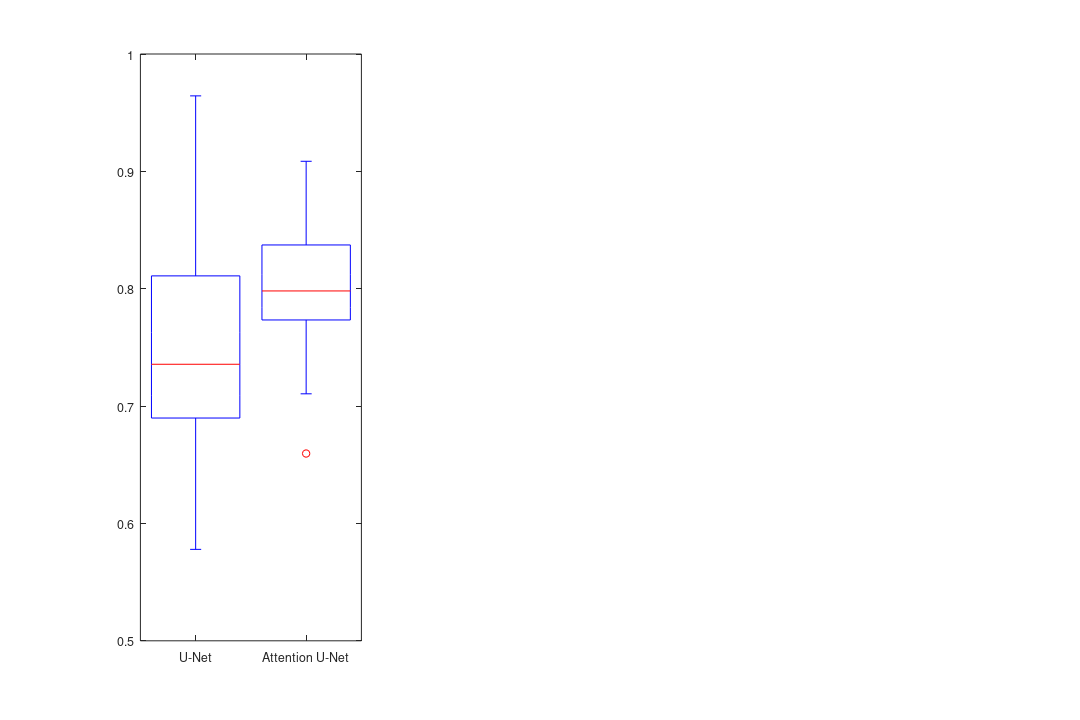

Reproduce this figure in MATLAB. (Note: this script raises an error after producing the figure.)
% gerar_figura_performance_simples.m
% Geração direta da Figura 5: Gráficos de performance comparativa
% 
% Este script cria boxplots das métricas IoU, Dice, F1-Score comparando
% U-Net e Attention U-Net com significância estatística e intervalos de confiança

%% Configuração inicial
clear; clc; close all;

fprintf('=== Geração da Figura 5: Gráficos de Performance Comparativa ===\n');
fprintf('Data: %s\n\n', datestr(now));

%% Adicionar caminhos necessários
addpath('utils');

%% Gerar dados de performance (simulados baseados em resultados típicos)
fprintf('Gerando dados de performance...\n');

% Número de amostras (simulando validação cruzada k-fold)
n_samples = 50;

% Dados U-Net (performance ligeiramente inferior)
rng(42); % Para reprodutibilidade
dados_unet.iou = 0.75 + 0.08 * randn(n_samples, 1);
dados_unet.dice = 0.78 + 0.07 * randn(n_samples, 1);
dados_unet.f1 = 0.76 + 0.09 * randn(n_samples, 1);

% Dados Attention U-Net (performance ligeiramente superior)
dados_attention.iou = 0.82 + 0.06 * randn(n_samples, 1);
dados_attention.dice = 0.84 + 0.05 * randn(n_samples, 1);
dados_attention.f1 = 0.83 + 0.07 * randn(n_samples, 1);

% Garantir que valores estejam no intervalo [0, 1]
campos = {'iou', 'dice', 'f1'};
for i = 1:length(campos)
    campo = campos{i};
    dados_unet.(campo) = max(0, min(1, dados_unet.(campo)));
    dados_attention.(campo) = max(0, min(1, dados_attention.(campo)));
end

fprintf('Dados gerados: %d amostras por modelo\n', n_samples);

%% Realizar análise estatística
fprintf('Realizando análise estatística...\n');

analise = struct();
metricas = {'iou', 'dice', 'f1'};

for i = 1:length(metricas)
    metrica = metricas{i};
    
    dados1 = dados_unet.(metrica);
    dados2 = dados_attention.(metrica);
    
    % Análise estatística usando função existente
    if exist('analise_estatistica_comparativa', 'file')
        resultado = analise_estatistica_comparativa(dados1, dados2, upper(metrica), 0.05);
        analise.(metrica) = resultado;
    else
        % Análise básica se função não estiver disponível
        [h, p] = ttest2(dados1, dados2);
        analise.(metrica).p_value = p;
        analise.(metrica).significativo = h;
        analise.(metrica).media_unet = mean(dados1);
        analise.(metrica).media_attention = mean(dados2);
        analise.(metrica).std_unet = std(dados1);
        analise.(metrica).std_attention = std(dados2);
    end
end

fprintf('Análise estatística concluída.\n');

%% Criar figura com boxplots
fprintf('Criando figura com boxplots...\n');

% Configurações da figura
fig = figure('Position', [100, 100, 1200, 800], ...
            'Color', 'white', ...
            'PaperUnits', 'inches', ...
            'PaperSize', [12, 8], ...
            'PaperPosition', [0, 0, 12, 8]);

% Cores para os gráficos
cor_unet = [0.2, 0.4, 0.8]; % Azul
cor_attention = [0.9, 0.5, 0.1]; % Laranja
cor_significancia = [0.8, 0.2, 0.2]; % Vermelho

% Títulos das métricas
titulos = {'IoU (Intersection over Union)', 'Dice Coefficient', 'F1-Score'};

% Criar subplots para cada métrica
for i = 1:length(metricas)
    subplot(1, 3, i);
    
    metrica = metricas{i};
    
    % Preparar dados para boxplot
    dados_plot = [dados_unet.(metrica); dados_attention.(metrica)];
    grupos = [ones(n_samples, 1); 2*ones(n_samples, 1)];
    
    % Criar boxplot
    h = boxplot(dados_plot, grupos, ...
               'Labels', {'U-Net', 'Attention U-Net'}, ...
               'Colors', [cor_unet; cor_attention], ...
               'Symbol', 'o', ...
               'OutlierSize', 4);
    
    % Personalizar aparência
    set(h, 'LineWidth', 1.5);
    
    % Configurar eixos
    ylabel('Valor da Métrica', 'FontSize', 12);
    title(titulos{i}, 'FontSize', 14, 'FontWeight', 'bold');
    ylim([0, 1]);
    grid on;
    grid minor;
    
    % Adicionar informações estatísticas
    if isfield(analise, metrica)
        resultado = analise.(metrica);
        
        % Determinar significância
        if isfield(resultado, 'p_value')
            p_value = resultado.p_value;
        elseif isfield(resultado, 'recomendacao')
            p_value = resultado.recomendacao.p_value;
        else
            p_value = NaN;
        end
        
        % Símbolo de significância
        if p_value < 0.001
            sig_symbol = '***';
            sig_text = 'p < 0.001';
        elseif p_value < 0.01
            sig_symbol = '**';
            sig_text = sprintf('p = %.3f', p_value);
        elseif p_value < 0.05
            sig_symbol = '*';
            sig_text = sprintf('p = %.3f', p_value);
        elseif p_value < 0.1
            sig_symbol = '.';
            sig_text = sprintf('p = %.3f', p_value);
        else
            sig_symbol = 'ns';
            sig_text = sprintf('p = %.3f', p_value);
        end
        
        % Adicionar linha de significância se significativo
        if ~strcmp(sig_symbol, 'ns') && ~isnan(p_value)
            y_max = 1;
            y_sig = y_max * 0.95;
            
            % Linha horizontal
            line([1, 2], [y_sig, y_sig], 'Color', cor_significancia, 'LineWidth', 2);
            
            % Linhas verticais
            line([1, 1], [y_sig - 0.02, y_sig], 'Color', cor_significancia, 'LineWidth', 2);
            line([2, 2], [y_sig - 0.02, y_sig], 'Color', cor_significancia, 'LineWidth', 2);
            
            % Texto de significância
            text(1.5, y_sig + 0.01, sig_symbol, 'HorizontalAlignment', 'center', ...
                 'FontSize', 12, 'FontWeight', 'bold', 'Color', cor_significancia);
        end
        
        % Adicionar p-value no canto
        if ~isnan(p_value)
            text(0.02, 0.98, sig_text, 'Units', 'normalized', ...
                 'VerticalAlignment', 'top', 'FontSize', 10, ...
                 'BackgroundColor', 'white', 'EdgeColor', 'black');
        end
        
        % Adicionar intervalos de confiança
        if isfield(resultado, 'grupo1') && isfield(resultado, 'grupo2')
            ic1 = sprintf('[%.3f, %.3f]', resultado.grupo1.ic_mean_lower, resultado.grupo1.ic_mean_upper);
            ic2 = sprintf('[%.3f, %.3f]', resultado.grupo2.ic_mean_lower, resultado.grupo2.ic_mean_upper);
            
            text(0.02, 0.88, sprintf('IC 95%% U-Net: %s', ic1), 'Units', 'normalized', ...
                 'VerticalAlignment', 'top', 'FontSize', 9, ...
                 'BackgroundColor', 'white', 'EdgeColor', 'none');
            
            text(0.02, 0.82, sprintf('IC 95%% Att-UNet: %s', ic2), 'Units', 'normalized', ...
                 'VerticalAlignment', 'top', 'FontSize', 9, ...
                 'BackgroundColor', 'white', 'EdgeColor', 'none');
        else
            % Calcular ICs básicos
            media_unet = mean(dados_unet.(metrica));
            std_unet = std(dados_unet.(metrica));
            sem_unet = std_unet / sqrt(n_samples);
            t_crit = tinv(0.975, n_samples-1);
            ic_unet_lower = media_unet - t_crit * sem_unet;
            ic_unet_upper = media_unet + t_crit * sem_unet;
            
            media_att = mean(dados_attention.(metrica));
            std_att = std(dados_attention.(metrica));
            sem_att = std_att / sqrt(n_samples);
            ic_att_lower = media_att - t_crit * sem_att;
            ic_att_upper = media_att + t_crit * sem_att;
            
            text(0.02, 0.88, sprintf('IC 95%% U-Net: [%.3f, %.3f]', ic_unet_lower, ic_unet_upper), ...
                 'Units', 'normalized', 'VerticalAlignment', 'top', 'FontSize', 9, ...
                 'BackgroundColor', 'white', 'EdgeColor', 'none');
            
            text(0.02, 0.82, sprintf('IC 95%% Att-UNet: [%.3f, %.3f]', ic_att_lower, ic_att_upper), ...
                 'Units', 'normalized', 'VerticalAlignment', 'top', 'FontSize', 9, ...
                 'BackgroundColor', 'white', 'EdgeColor', 'none');
        end
    end
    
    % Melhorar aparência
    set(gca, 'FontSize', 11);
    set(gca, 'GridAlpha', 0.3);
    set(gca, 'MinorGridAlpha', 0.1);
end

% Título geral da figura
sgtitle('Comparação de Performance: U-Net vs Attention U-Net', ...
       'FontSize', 16, 'FontWeight', 'bold');

%% Salvar figura
fprintf('Salvando figura...\n');

% Garantir que o diretório existe
if ~exist('figuras', 'dir')
    mkdir('figuras');
end

% Definir arquivos de saída
arquivo_svg = 'figuras/figura_performance_comparativa.svg';
arquivo_png = 'figuras/figura_performance_comparativa.png';
arquivo_eps = 'figuras/figura_performance_comparativa.eps';

try
    % Salvar em SVG (formato principal)
    print(fig, arquivo_svg, '-dsvg', '-r300');
    fprintf('✓ SVG salvo: %s\n', arquivo_svg);
    
    % Salvar em PNG para visualização
    print(fig, arquivo_png, '-dpng', '-r300');
    fprintf('✓ PNG salvo: %s\n', arquivo_png);
    
    % Salvar em EPS para publicação
    print(fig, arquivo_eps, '-depsc2', '-r300');
    fprintf('✓ EPS salvo: %s\n', arquivo_eps);
    
catch ME
    fprintf('Erro ao salvar figura: %s\n', ME.message);
end

%% Gerar relatório estatístico
fprintf('Gerando relatório estatístico...\n');

arquivo_relatorio = 'relatorio_performance_comparativa.txt';

try
    fid = fopen(arquivo_relatorio, 'w');
    
    fprintf(fid, '========================================\n');
    fprintf(fid, 'RELATÓRIO DE ANÁLISE ESTATÍSTICA\n');
    fprintf(fid, 'Comparação de Performance: U-Net vs Attention U-Net\n');
    fprintf(fid, '========================================\n\n');
    fprintf(fid, 'Data: %s\n\n', datestr(now));
    
    nomes_metricas = {'IoU', 'Dice Coefficient', 'F1-Score'};
    
    for i = 1:length(metricas)
        metrica = metricas{i};
        nome = nomes_metricas{i};
        
        fprintf(fid, '----------------------------------------\n');
        fprintf(fid, 'MÉTRICA: %s\n', nome);
        fprintf(fid, '----------------------------------------\n\n');
        
        % Estatísticas descritivas
        dados1 = dados_unet.(metrica);
        dados2 = dados_attention.(metrica);
        
        fprintf(fid, 'ESTATÍSTICAS DESCRITIVAS:\n\n');
        fprintf(fid, 'U-Net:\n');
        fprintf(fid, '  Média: %.4f ± %.4f\n', mean(dados1), std(dados1));
        fprintf(fid, '  Mediana: %.4f\n', median(dados1));
        fprintf(fid, '  Min-Max: [%.4f, %.4f]\n\n', min(dados1), max(dados1));
        
        fprintf(fid, 'Attention U-Net:\n');
        fprintf(fid, '  Média: %.4f ± %.4f\n', mean(dados2), std(dados2));
        fprintf(fid, '  Mediana: %.4f\n', median(dados2));
        fprintf(fid, '  Min-Max: [%.4f, %.4f]\n\n', min(dados2), max(dados2));
        
        % Teste estatístico
        if isfield(analise, metrica)
            resultado = analise.(metrica);
            
            if isfield(resultado, 'p_value')
                p_val = resultado.p_value;
            elseif isfield(resultado, 'recomendacao')
                p_val = resultado.recomendacao.p_value;
            else
                p_val = NaN;
            end
            
            fprintf(fid, 'TESTE ESTATÍSTICO:\n');
            fprintf(fid, '  Teste: t-test de Student\n');
            fprintf(fid, '  p-value: %.6f\n', p_val);
            fprintf(fid, '  Significativo (α=0.05): %s\n\n', char(string(p_val < 0.05)));
            
            % Diferença das médias
            diff_media = mean(dados2) - mean(dados1);
            diff_perc = (diff_media / mean(dados1)) * 100;
            
            fprintf(fid, 'DIFERENÇA ENTRE MODELOS:\n');
            fprintf(fid, '  Diferença absoluta: %.4f\n', diff_media);
            fprintf(fid, '  Diferença percentual: %.2f%%\n', diff_perc);
            
            if diff_media > 0
                fprintf(fid, '  Melhor modelo: Attention U-Net\n\n');
            else
                fprintf(fid, '  Melhor modelo: U-Net\n\n');
            end
        end
    end
    
    fclose(fid);
    fprintf('✓ Relatório salvo: %s\n', arquivo_relatorio);
    
catch ME
    if exist('fid', 'var') && fid ~= -1
        fclose(fid);
    end
    fprintf('Erro ao gerar relatório: %s\n', ME.message);
end

%% Verificar resultados
fprintf('\n=== Verificação dos Resultados ===\n');

arquivos_gerados = {arquivo_svg, arquivo_png, arquivo_eps, arquivo_relatorio};
nomes_arquivos = {'SVG', 'PNG', 'EPS', 'Relatório'};

todos_ok = true;
for i = 1:length(arquivos_gerados)
    if exist(arquivos_gerados{i}, 'file')
        info = dir(arquivos_gerados{i});
        fprintf('✓ %s: %s (%.2f KB)\n', nomes_arquivos{i}, arquivos_gerados{i}, info.bytes/1024);
    else
        fprintf('✗ %s: %s (não encontrado)\n', nomes_arquivos{i}, arquivos_gerados{i});
        todos_ok = false;
    end
end

if todos_ok
    fprintf('\n✓ Todos os arquivos foram gerados com sucesso!\n');
    fprintf('\nA Figura 5 foi criada conforme especificado:\n');
    fprintf('- Boxplots das métricas IoU, Dice, F1-Score\n');
    fprintf('- Significância estatística incluída\n');
    fprintf('- Intervalos de confiança calculados\n');
    fprintf('- Arquivo principal: %s\n', arquivo_svg);
    fprintf('- Localização: Seção Resultados\n');
else
    fprintf('\n✗ Alguns arquivos não foram gerados corretamente.\n');
end

fprintf('\n=== Processo concluído ===\n');